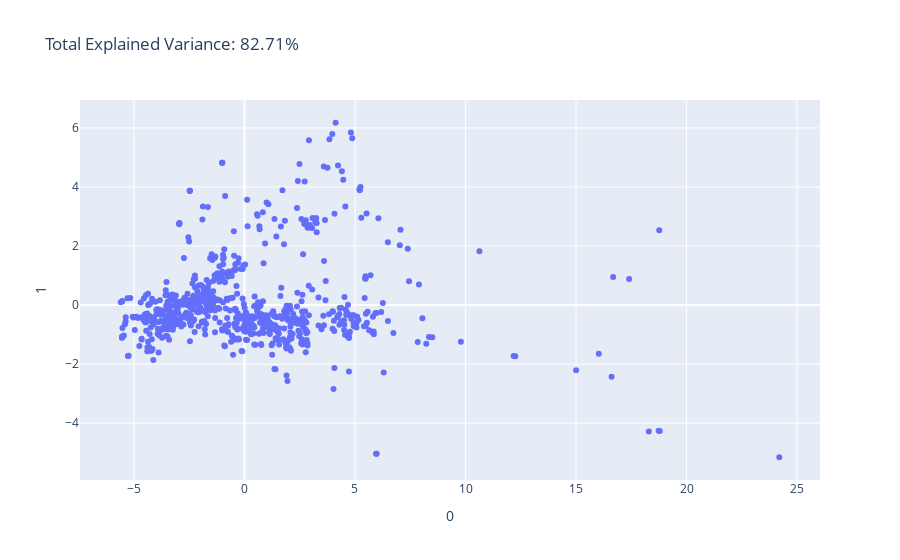

Notebook source saved alongside this figure:
### Code cell
import plotly.express as px
total_var_2 = pca_scores_2.explained_variance_ratio_.sum() * 100
fig = px.scatter(principalComponents_scores_2, x=0, y=1, title=f'Total Explained Variance: {total_var_2:.2f}%')
fig.show()

### Figure 1 — Plotly figure (JSON) as saved in the notebook; plotly's stock layout.template omitted (floating-point values rounded to 4 significant figures; data arrays with more than 128 entries replaced by an {"elided": "..."} marker saying what was removed)
{"data": [{"hovertemplate": "0=%{x}<br>1=%{y}<extra></extra>", "legendgroup": "", "marker": {"color": "#636efa", "symbol": "circle"}, "mode": "markers", "name": "", "orientation": "v", "showlegend": false, "type": "scatter", "x": {"elided": "807 float values"}, "xaxis": "x", "y": {"elided": "807 float values"}, "yaxis": "y"}], "layout": {"legend": {"tracegroupgap": 0}, "title": {"text": "Total Explained Variance: 82.71%"}, "xaxis": {"anchor": "y", "domain": [0, 1], "title": {"text": "0"}}, "yaxis": {"anchor": "x", "domain": [0, 1], "title": {"text": "1"}}}}
